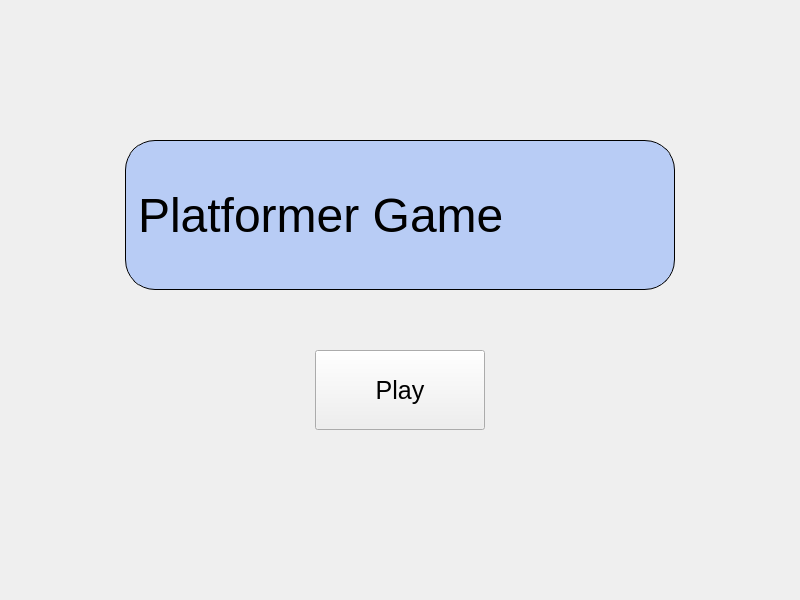
<?xml version="1.0" encoding="UTF-8"?>
<ui version="4.0">
 <class>MainWindow</class>
 <widget class="QMainWindow" name="MainWindow">
  <property name="geometry">
   <rect>
    <x>0</x>
    <y>0</y>
    <width>800</width>
    <height>600</height>
   </rect>
  </property>
  <property name="sizePolicy">
   <sizepolicy hsizetype="Fixed" vsizetype="Fixed">
    <horstretch>0</horstretch>
    <verstretch>0</verstretch>
   </sizepolicy>
  </property>
  <property name="windowTitle">
   <string>MainWindow</string>
  </property>
  <widget class="QWidget" name="centralwidget">
   <property name="sizePolicy">
    <sizepolicy hsizetype="Fixed" vsizetype="Fixed">
     <horstretch>0</horstretch>
     <verstretch>0</verstretch>
    </sizepolicy>
   </property>
   <widget class="QStackedWidget" name="MainStack">
    <property name="geometry">
     <rect>
      <x>0</x>
      <y>0</y>
      <width>800</width>
      <height>600</height>
     </rect>
    </property>
    <property name="sizePolicy">
     <sizepolicy hsizetype="Fixed" vsizetype="Fixed">
      <horstretch>0</horstretch>
      <verstretch>0</verstretch>
     </sizepolicy>
    </property>
    <widget class="QWidget" name="HomePage">
     <widget class="QPushButton" name="PlayButton">
      <property name="geometry">
       <rect>
        <x>315</x>
        <y>350</y>
        <width>170</width>
        <height>80</height>
       </rect>
      </property>
      <property name="styleSheet">
       <string notr="true">font-size: 25px;</string>
      </property>
      <property name="text">
       <string>Play</string>
      </property>
     </widget>
     <widget class="QLabel" name="GameTitle">
      <property name="geometry">
       <rect>
        <x>125</x>
        <y>140</y>
        <width>550</width>
        <height>150</height>
       </rect>
      </property>
      <property name="styleSheet">
       <string notr="true">border: 1px solid black;
border-radius: 30px;
font: bold normal large &quot;Comic Sans MS&quot;;
font-size: 48px;
color: rgba(0,0,0,255);
background-color:rgba(100,150,255,100);
background-position: bottom center;
qproperty-alignment: AlignCenter;</string>
      </property>
      <property name="text">
       <string>Platformer Game</string>
      </property>
     </widget>
     <widget class="QLabel" name="Background">
      <property name="geometry">
       <rect>
        <x>0</x>
        <y>-10</y>
        <width>1600</width>
        <height>620</height>
       </rect>
      </property>
      <property name="text">
       <string/>
      </property>
     </widget>
     <zorder>Background</zorder>
     <zorder>PlayButton</zorder>
     <zorder>GameTitle</zorder>
    </widget>
    <widget class="QWidget" name="MapSelect"/>
    <widget class="QWidget" name="MapEditor"/>
    <widget class="QWidget" name="Game"/>
   </widget>
  </widget>
  <widget class="QMenuBar" name="menubar">
   <property name="geometry">
    <rect>
     <x>0</x>
     <y>0</y>
     <width>800</width>
     <height>22</height>
    </rect>
   </property>
  </widget>
 </widget>
 <resources/>
 <connections/>
</ui>
